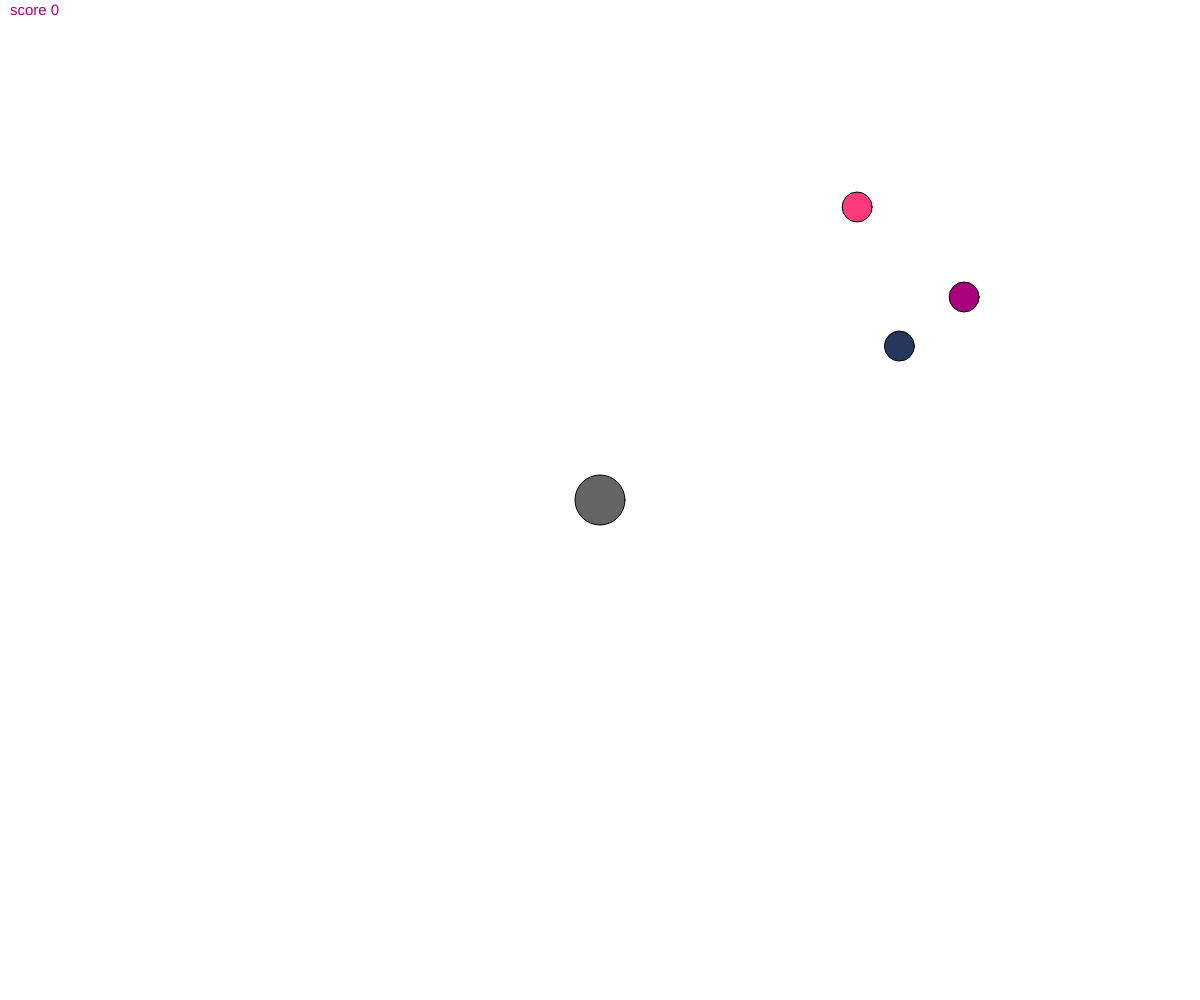
Frame 1 (no input)
Frame 60 (no input): identical to frame 1, image omitted
Frame 120 (the mouse pressed at the canvas centre since frame 60): identical to frame 1, image omitted

The p5.js sketch that drew this single still picture (run headless with seeded random() and noise() and a simulated clock; from frame 60 on, the mouse is pressed at the canvas centre):

// p5.js sketch
// ── sketch.js
var Ax, Ay, Vy, Vx, Px, Py, Fr, x1, y1, x, y, x2, y2, rayon, score;

function setup() {
  createCanvas(windowWidth, windowHeight);
  ellipse(CENTER);

  balleSize = 50;
  Px = windowWidth / 2;
  Py = windowHeight / 2;
  Fr = 0.01;
  Bc = 0.8;
  score = 0;
  Vx = 0;
  Vy = 0;
  x = random(0, windowWidth);
  y = random(0, windowHeight);
  x1 = random(0, windowWidth);
  y1 = random(0, windowHeight);
  x2 = random(0, windowWidth);
  y2 = random(0, windowHeight);
  rayon = 30;


}

function draw() {


  background(255);
  
  /****joueur*****/
  fill(100);
  ellipse(Px, Py, balleSize, balleSize);
  
  /********************* limite de bille************************/
/**X**/
  if ((Px + balleSize / 2) >= windowWidth) {
    Vx = -Vx * Bc;
   Px=windowWidth-balleSize / 2;
  }
  
    else if ( (Px - balleSize / 2) <= 0) {
    Vx = -Vx * Bc;
     Px=balleSize / 2;
  }

  Ax = floor(rotationY) * Fr;
  Vx += Ax;
  Px += Vx;
  
/**Y**/
  if ((Py + balleSize / 2) >= windowHeight ) {
    Vy = -Vy * Bc;
    Py=windowHeight-balleSize / 2;
  }
  else if ( (Py - balleSize / 2) <= 0) {
    Vy = -Vy * Bc;
    Py=balleSize / 2;
  }

  Ay = floor(rotationX) * Fr;
  Vy += Ay;
  Py += Vy;

 
  /*********/

  fill(255, 58, 124);
  ellipse(x, y, rayon, rayon);

  fill(36, 56, 94);
  ellipse(x1, y1, rayon, rayon);

  fill(170, 1, 124);
  ellipse(x2, y2, rayon, rayon);

  /*******condition obstacle*******/
  

  if (dist(x, y, Px, Py) <= (balleSize / 2 + rayon / 2)) {
   /* x = random(0, windowWidth);
    y = random(0, windowHeight);*/
    score = score + 10;
  } 
  else if (dist(x2, y2, Px, Py) <= (balleSize / 2 + rayon / 2)) {
    Vx = -Vx;
    Vy = -Vy;
  } 
  else if (dist(x1, y1, Px, Py) <= (balleSize / 2 + rayon / 2)) {
    x1 = random(0, windowWidth);
    y2 = random(0, windowHeight);
    score = score -10;
  }
  else {
    Vx = Vx;
    Vy = Vy;
  }
  

  textSize(15);

  text("score " + floor(score), 10, 15);

  /*textSize(40);
 
  text("Rx: " + floor( rotationX), 100, 100);
  text("Ry: " + floor (rotationY), 100, 150);
  text("Rz: " + floor( rotationZ), 100, 200);*/
}
